Frame 1 (no input): blank canvas, image omitted
Frame 60 (the mouse pressed at the canvas centre just before this capture): blank canvas, image omitted
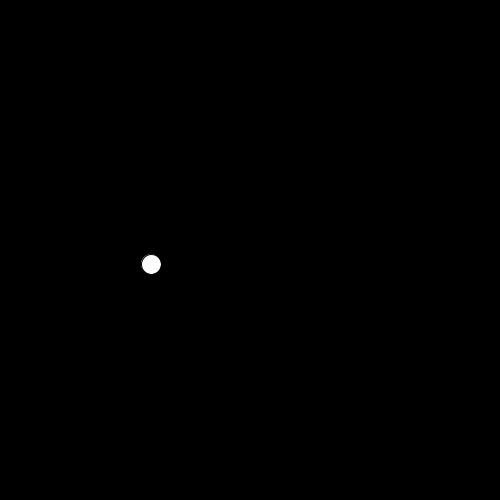
Frame 120 (the mouse held since frame 60 and released just before this capture)

The Processing sketch whose frames 1 and 60 were blank and that drew this single picture after the mouse press (run headless with seeded random() and noise(); from frame 60 on, the mouse is pressed at the canvas centre):

// Processing sketch: TrackClicks
// ── TrackClicks.pde
ClickLocation clickSpots[] = new ClickLocation[10];
int whichPosition;
float position;
float circleSize;

void setup()
{
  
  whichPosition = 0;
  circleSize = 20.0;
  position = 0;
  size(500, 500);
  
}

void draw()   {
  
  background(0);
  
  for( int i = 0; i < 10; i++) {
    if(clickSpots[i] != null) {
      clickSpots[i].rotation += 0.05;
      ellipse( 
        clickSpots[i].location.x + (100 * cos(clickSpots[i].rotation)), 
        clickSpots[i].location.y + (100 * sin(clickSpots[i].rotation)), 
        circleSize, circleSize
        );
    } 
  }
  
}

void mousePressed() {
  if(whichPosition > 9) whichPosition = 0;
  
  if(clickSpots[whichPosition] == null) {
    clickSpots[whichPosition] = new ClickLocation();
  }
  
  clickSpots[whichPosition].location.x = mouseX;
  clickSpots[whichPosition].location.y = mouseY; 
  
  whichPosition++;
}

// ── ClickLocation.pde
class ClickLocation {
  PVector location = new PVector();
  float rotation = 0.0;
}
